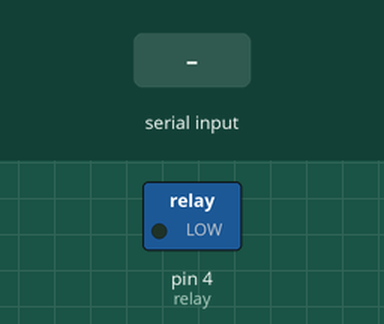
Simulated run of this sketch. Board: Arduino Uno, built with avr-gcc and run on an emulated ATmega328P. Shown: switched loads named in the sketch (green lamp = pin HIGH). The inputs (shaded band) are chosen by the test bench.

Above: at 1.2 s.
1.3 s: "1" received over Serial
At 1.9 s:
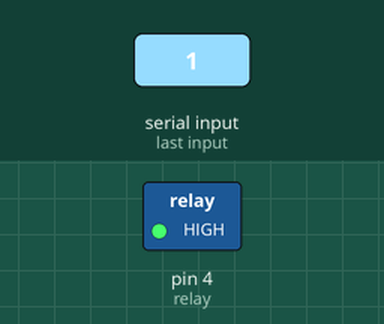
2.8 s: "0" received over Serial
At 3.1 s:
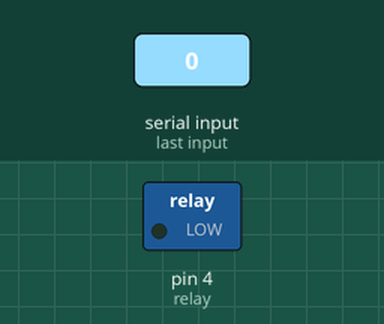
Timing chart, 0 to 5.8 s (numbered marks = the images above; inputs shaded):
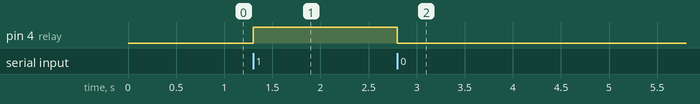

The sketch:

doorlock.ino
```cpp
int data;
int relay = 4;
void setup() {
  // put your setup code here, to run once:
  Serial.begin(9600);
  pinMode(relay, OUTPUT);

}

void loop() {
  // put your main code here, to run repeatedly:
    while(Serial.available())
  {
    data = Serial.read();
  }

  if(data == '1')
  {

    digitalWrite(relay,HIGH);

  }
  else if(data == '0')
  {
    digitalWrite(relay,LOW);
  }
}

//int data;
//
//void setup() {
//  Serial.begin(9600);
//  pinMode(13, OUTPUT);
//  digitalWrite(13,LOW);
//}
//
//void loop() {
//  while(Serial.available()) {
//    data = Serial.read();
//  }
//
//  if (data == '1') {
//    digitalWrite(13,HIGH);
//  }
//  else if (data == '0') {
//    digitalWrite(13,LOW);
//  }
//}
```

Measured:
- after the input at 1.3 s, pin 4 (relay): LOW → HIGH at once
- after the input at 2.8 s, pin 4 (relay): HIGH → LOW at once
